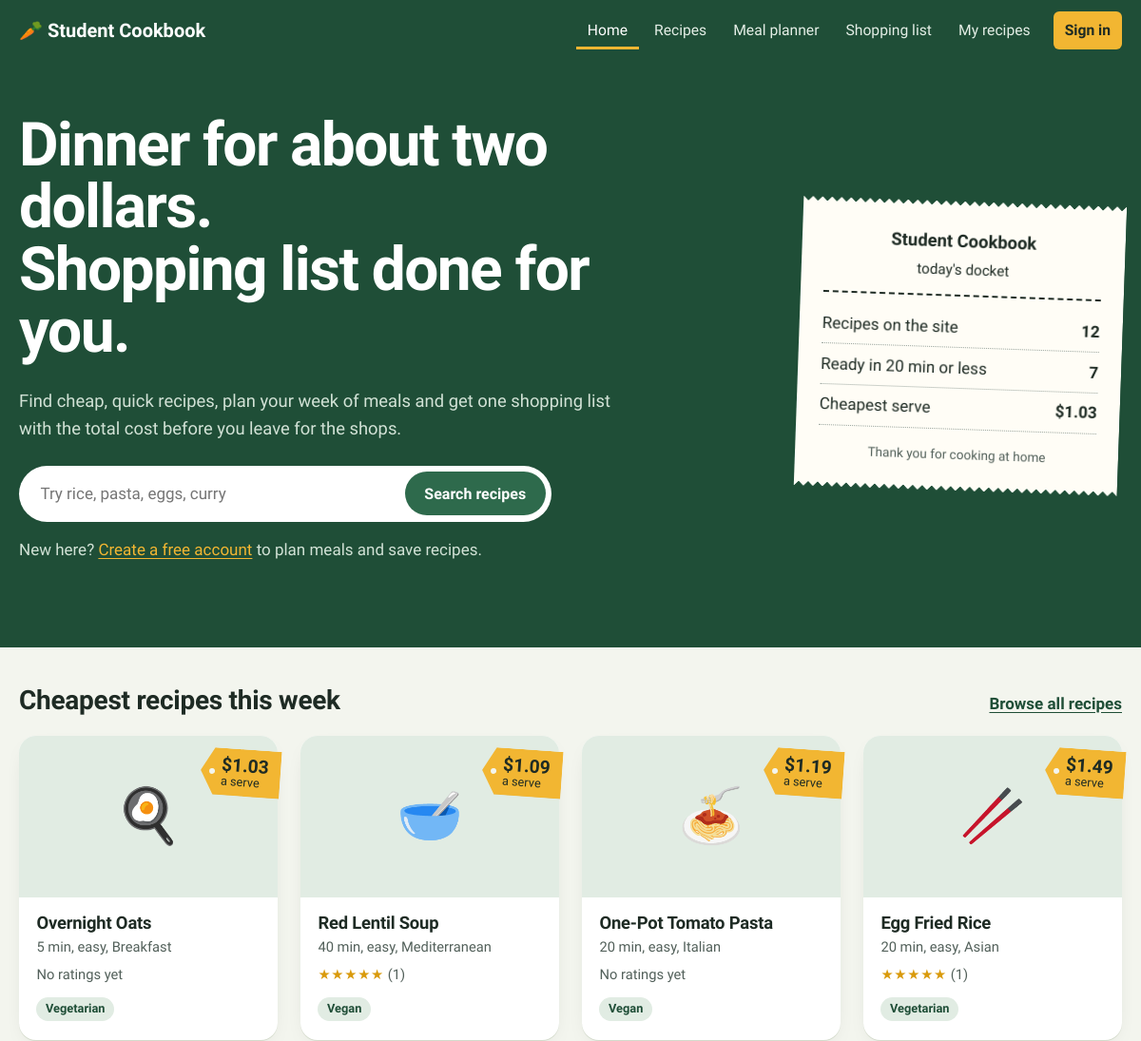
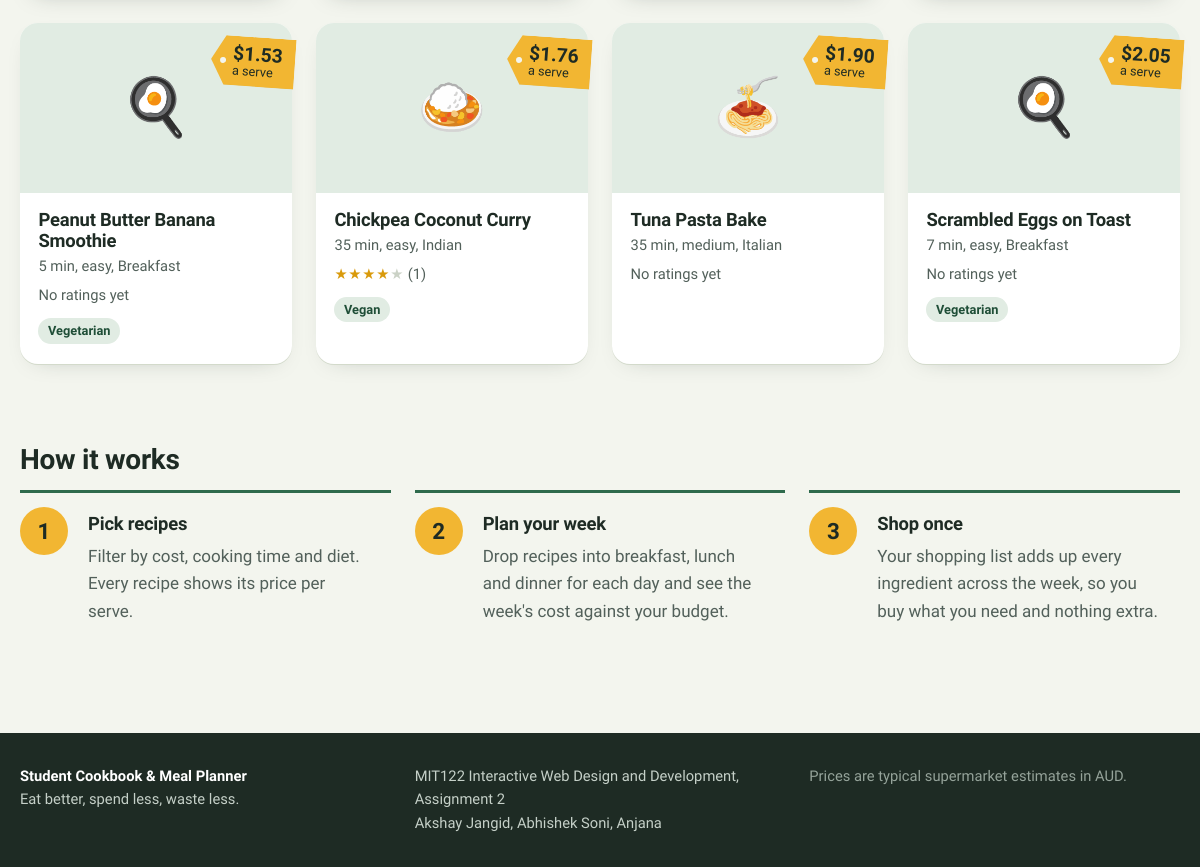
The page / on the database its author committed (2 pictures, top to bottom).
### tables this page shows
CREATE TABLE recipes (
    recipe_id        INT AUTO_INCREMENT PRIMARY KEY,
    title            VARCHAR(120) NOT NULL,
    description      TEXT NOT NULL,
    instructions     TEXT NOT NULL,               
    prep_time        INT NOT NULL DEFAULT 0,      
    cook_time        INT NOT NULL DEFAULT 0,      
    servings         INT NOT NULL DEFAULT 1,
    cost_per_serving DECIMAL(6,2) NOT NULL DEFAULT 0.00,   
    difficulty       ENUM('easy','medium','hard') NOT NULL DEFAULT 'easy',
    cuisine          VARCHAR(40) NOT NULL,
    dietary          ENUM('none','vegetarian','vegan','gluten-free','dairy-free') NOT NULL DEFAULT 'none',
    calories         INT DEFAULT NULL,            
    protein_g        INT DEFAULT NULL,            
    image            VARCHAR(255) DEFAULT NULL,   
    created_by       INT DEFAULT NULL,            
    created_at       TIMESTAMP DEFAULT CURRENT_TIMESTAMP,
    FOREIGN KEY (created_by) REFERENCES users(user_id) ON DELETE SET NULL
);

### includes/functions.php (the view, shortened to what this page needs)
<?php
function e($value): string
{
    return htmlspecialchars((string) $value, ENT_QUOTES, 'UTF-8');
}
function is_logged_in(): bool
{
    return isset($_SESSION['user_id']);
}
function money($amount): string
{
    return '$' . number_format((float) $amount, 2);
}
function stars(float $rating): string
{
    $full = (int) round($rating);
    return '<span class="stars" aria-label="' . number_format($rating, 1) . ' out of 5">'
        . str_repeat('★', $full) . '<span class="stars-empty">' . str_repeat('★', 5 - $full) . '</span></span>';
}
function cuisine_emoji(string $cuisine): string
{
    $map = ['Asian' => '🥢', 'Breakfast' => '🍳', 'Indian' => '🍛', 'Italian' => '🍝', 'Mediterranean' => '🥣', 'Mexican' => '🌮'];
    return $map[$cuisine] ?? '🍽️';
}
function recipe_card(array $r): string
{
    $img = $r['image']
        ? '<img src="' . e($r['image']) . '" alt="" loading="lazy">'
        : '<span class="card-emoji" aria-hidden="true">' . cuisine_emoji($r['cuisine']) . '</span>';
    $rating = isset($r['avg_rating']) && $r['avg_rating'] !== null
        ? stars((float) $r['avg_rating']) . ' <span class="muted">(' . (int) $r['review_count'] . ')</span>'
        : '<span class="muted">No ratings yet</span>';
    $diet = $r['dietary'] !== 'none' ? '<span class="tag">' . e(DIETS[$r['dietary']]) . '</span>' : '';
    return '<article class="recipe-card">
        <a class="card-link" href="recipe-detail.php?id=' . (int) $r['recipe_id'] . '">
            <div class="card-media">' . $img . '</div>
            <span class="price-tag"><strong>' . money($r['cost_per_serving']) . '</strong> a serve</span>
            <div class="card-body">
                <h3>' . e($r['title']) . '</h3>
                <p class="card-meta">' . ((int) $r['prep_time'] + (int) $r['cook_time']) . ' min, ' . e($r['difficulty']) . ', ' . e($r['cuisine']) . '</p>
                <p class="card-rating">' . $rating . '</p>
                ' . $diet . '
            </div>
        </a>
    </article>';
}

### includes/header.php (shortened to what this page needs)
<?php
$activePage = $activePage ?? '';
$navItems = [
    'home'     => ['index.php', 'Home'],
    'recipes'  => ['recipes.php', 'Recipes'],
    'planner'  => ['planner.php', 'Meal planner'],
    'shopping' => ['shopping-list.php', 'Shopping list'],
    'mine'     => ['my-recipes.php', 'My recipes'],
];
?>
<!DOCTYPE html>
<html lang="en-AU">
<head>
       <link rel="stylesheet" href="assets/css/style.css?v=<?= filemtime(__DIR__ . '/../assets/css/style.css') ?>">
</head>
<body>
<header class="site-header">
    <div class="wrap header-inner">
        <a class="logo" href="index.php"><span aria-hidden="true">🥕</span> Student Cookbook</a>
        <nav id="site-nav" class="site-nav" aria-label="Main">
            <ul>
                <?php foreach ($navItems as $key => [$href, $label]): ?>
                    <li><a href="<?= $href ?>"<?= $activePage === $key ? ' aria-current="page"' : '' ?>><?= $label ?></a></li>
                <?php endforeach; ?>
                <?php if (is_logged_in()): ?>
                    <li><a href="profile.php"<?= $activePage === 'profile' ? ' aria-current="page"' : '' ?>>Profile</a></li>
                    <li><a class="nav-btn" href="logout.php">Sign out</a></li>
                <?php else: ?>
                    <li><a class="nav-btn" href="auth.php"<?= $activePage === 'auth' ? ' aria-current="page"' : '' ?>>Sign in</a></li>
                <?php endif; ?>
            </ul>
        </nav>
    </div>
</header>
<main id="main">

### index.php (shortened to what this page needs)
<?php
require_once 'includes/functions.php';
$featured = $pdo->query(RECIPE_LIST_SQL . ' GROUP BY r.recipe_id ORDER BY r.cost_per_serving ASC LIMIT 8')->fetchAll();
$stats = $pdo->query('SELECT COUNT(*) AS total, MIN(cost_per_serving) AS cheapest,
                             SUM(prep_time + cook_time <= 20) AS quick FROM recipes')->fetch();
$activePage = 'home';
require 'includes/header.php';
?>
<section class="hero">
    <div class="wrap hero-inner">
        <div class="hero-copy">
            <h1>Dinner for about two dollars.<br>Shopping list done for you.</h1>
            <p class="lead">Find cheap, quick recipes, plan your week of meals and get one shopping list with the total cost before you leave for the shops.</p>
            <form class="hero-search" action="recipes.php" method="get" role="search">
                <input type="search" id="q" name="q" placeholder="Try rice, pasta, eggs, curry" autocomplete="off">
                <button type="submit" class="btn btn-primary">Search recipes</button>
            </form>
            <?php if (!is_logged_in()): ?>
                <p class="hero-signup">New here? <a href="auth.php?mode=register">Create a free account</a> to plan meals and save recipes.</p>
            <?php else: ?>
                <p class="hero-signup">Welcome back. <a href="planner.php">Open your meal planner</a>.</p>
            <?php endif; ?>
        </div>
        <aside class="hero-docket" aria-label="Site at a glance">
            <p class="docket-head">Student Cookbook<br><span>today's docket</span></p>
            <dl>
                <div><dt>Recipes on the site</dt><dd><?= (int) $stats['total'] ?></dd></div>
                <div><dt>Ready in 20 min or less</dt><dd><?= (int) $stats['quick'] ?></dd></div>
                <div><dt>Cheapest serve</dt><dd><?= money($stats['cheapest']) ?></dd></div>
            </dl>
            <p class="docket-foot">Thank you for cooking at home</p>
        </aside>
    </div>
</section>
<section class="wrap section">
    <div class="section-head">
        <h2>Cheapest recipes this week</h2>
        <a href="recipes.php" class="text-link">Browse all recipes</a>
    </div>
    <div class="recipe-grid">
        <?php foreach ($featured as $r) echo recipe_card($r); ?>
    </div>
</section>
<section class="wrap section">
    <h2>How it works</h2>
    <ol class="steps">
        <li>
            <h3>Pick recipes</h3>
            <p>Filter by cost, cooking time and diet. Every recipe shows its price per serve.</p>
        </li>
        <li>
            <h3>Plan your week</h3>
            <p>Drop recipes into breakfast, lunch and dinner for each day and see the week's cost against your budget.</p>
        </li>
        <li>
            <h3>Shop once</h3>
            <p>Your shopping list adds up every ingredient across the week, so you buy what you need and nothing extra.</p>
        </li>
    </ol>
</section>
<?php require 'includes/footer.php'; ?>

### includes/footer.php (shortened to what this page needs)
</main>
<footer class="site-footer">
    <div class="wrap footer-inner">
        <p><strong>Student Cookbook &amp; Meal Planner</strong><br>Eat better, spend less, waste less.</p>
        <p>MIT122 Interactive Web Design and Development, Assignment 2<br>Akshay Jangid, Abhishek Soni, Anjana</p>
        <p class="muted">Prices are typical supermarket estimates in AUD.</p>
    </div>
</footer>
</body>
</html>

### rows shown on the page
recipes: cuisine "🍳", cost_per_serving "$1.03", title "Overnight Oats", (int) $r['prep_time'] + (int) $r['cook_time'] "5", difficulty "easy", cuisine "Breakfast", shows "No ratings yet", dietary "Vegetarian"
recipes: cuisine "🥣", cost_per_serving "$1.09", title "Red Lentil Soup", (int) $r['prep_time'] + (int) $r['cook_time'] "40", difficulty "easy", cuisine "Mediterranean", full "★★★★★", review_count "1", dietary "Vegan"
recipes: cuisine "🍝", cost_per_serving "$1.19", title "One-Pot Tomato Pasta", (int) $r['prep_time'] + (int) $r['cook_time'] "20", difficulty "easy", cuisine "Italian", shows "No ratings yet", dietary "Vegan"
recipes: cuisine "🥢", cost_per_serving "$1.49", title "Egg Fried Rice", (int) $r['prep_time'] + (int) $r['cook_time'] "20", difficulty "easy", cuisine "Asian", full "★★★★★", review_count "1", dietary "Vegetarian"
recipes: cuisine "🍳", cost_per_serving "$1.53", title "Peanut Butter Banana Smoothie", (int) $r['prep_time'] + (int) $r['cook_time'] "5", difficulty "easy", cuisine "Breakfast", shows "No ratings yet", dietary "Vegetarian"
recipes: cuisine "🍛", cost_per_serving "$1.76", title "Chickpea Coconut Curry", (int) $r['prep_time'] + (int) $r['cook_time'] "35", difficulty "easy", cuisine "Indian", full "★★★★", full "★", review_count "1", dietary "Vegan"
recipes: cuisine "🍝", cost_per_serving "$1.90", title "Tuna Pasta Bake", (int) $r['prep_time'] + (int) $r['cook_time'] "35", difficulty "medium", cuisine "Italian", shows "No ratings yet"
recipes: cuisine "🍳", cost_per_serving "$2.05", title "Scrambled Eggs on Toast", (int) $r['prep_time'] + (int) $r['cook_time'] "7", difficulty "easy", cuisine "Breakfast", shows "No ratings yet", dietary "Vegetarian"

### other values the page prints
$label "Home"
$label "Recipes"
$label "Meal planner"
$label "Shopping list"
$label "My recipes"
$stats['total'] "12"
$stats['quick'] "7"
money($stats['cheapest']) "$1.03"
